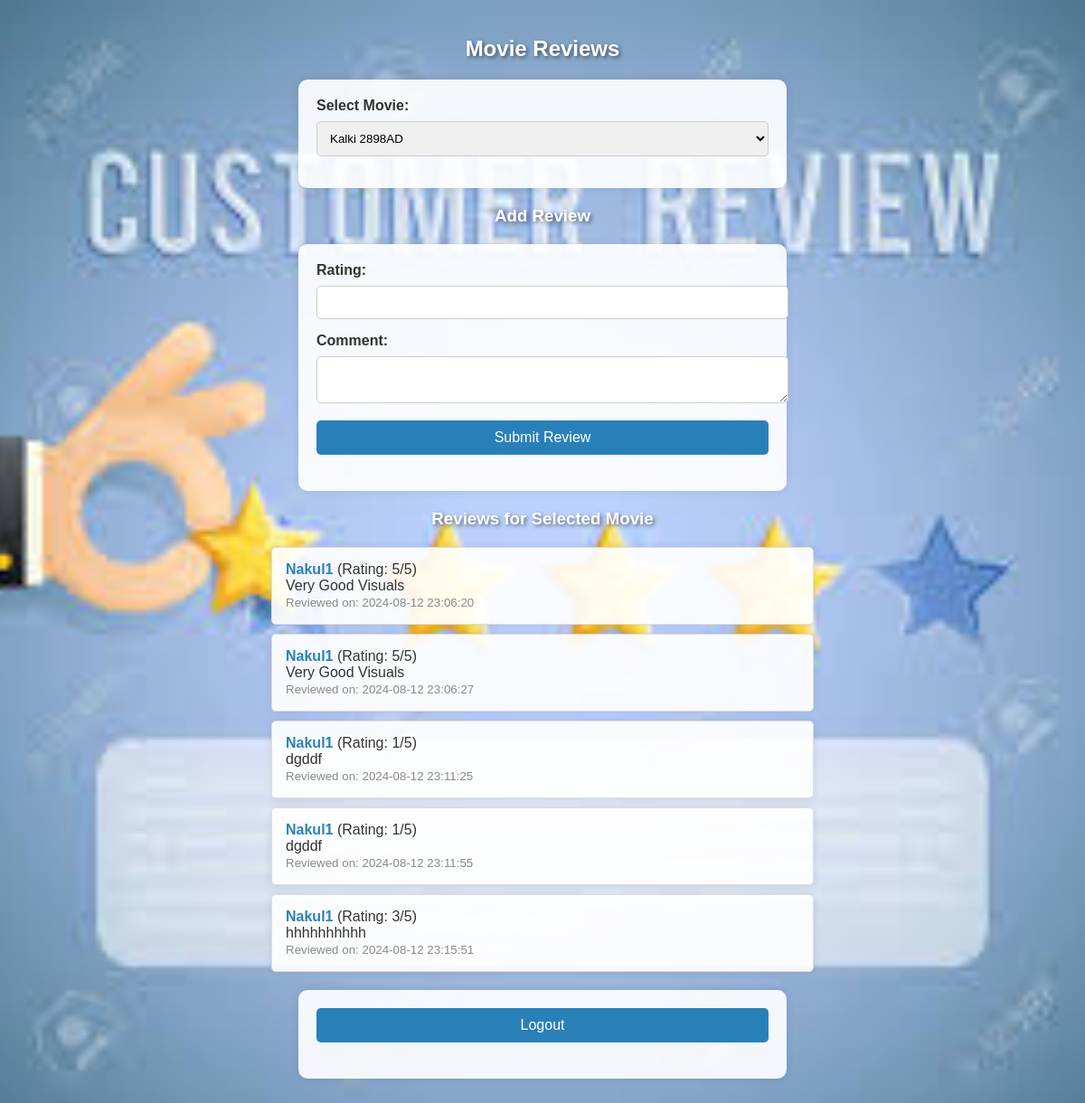
The page /review.php?movie_id=2 (signed in) on the database its author committed.
### tables this page shows
CREATE TABLE `reviews` (
  `review_id` int(11) NOT NULL,
  `user_id` int(11) DEFAULT NULL,
  `movie_id` int(11) DEFAULT NULL,
  `rating` int(11) DEFAULT NULL CHECK (`rating` >= 1 and `rating` <= 5),
  `comment` text DEFAULT NULL,
  `review_date` datetime DEFAULT NULL
);

CREATE TABLE `users` (
  `user_id` int(11) NOT NULL,
  `username` varchar(50) NOT NULL,
  `password` varchar(255) NOT NULL,
  `email` varchar(100) NOT NULL,
  `phone_number` bigint(15) NOT NULL,
  `role` enum('user','admin') DEFAULT 'user'
);

### review.php (the view, shortened to what this page needs)
<?php
include('db.php');
$selected_movie_id = isset($_GET['movie_id']) ? intval($_GET['movie_id']) : 0;
$movies_sql = "SELECT * FROM Movies";
$movies_result = $conn->query($movies_sql);
$reviews_sql = "SELECT Reviews.rating, Reviews.comment, Reviews.review_date, Users.username
                FROM Reviews
                JOIN Users ON Reviews.user_id = Users.user_id
                WHERE Reviews.movie_id=?";
$reviews_stmt = $conn->prepare($reviews_sql);
$reviews_stmt->bind_param("i", $selected_movie_id);
$reviews_stmt->execute();
$reviews_result = $reviews_stmt->get_result();
?>
<!DOCTYPE html>
<html>
<head>
</head>
<body>
<link rel="stylesheet" href="review.css">
    <h2>Movie Reviews</h2>
    <form method="GET" action="review.php">
        <label for="movie_id">Select Movie:</label>
        <select name="movie_id" id="movie_id" onchange="this.form.submit()" required>
            <?php while ($movie = $movies_result->fetch_assoc()) { ?>
                <option value="<?php echo htmlspecialchars($movie['movie_id']); ?>" <?php echo $selected_movie_id == $movie['movie_id'] ? 'selected' : ''; ?>>
                    <?php echo htmlspecialchars($movie['title']); ?>
                </option>
            <?php } ?>
        </select>
    </form>
    <?php if ($selected_movie_id) { ?>
        <h3>Add Review</h3>
        <form method="POST" action="review.php">
            <label for="rating">Rating:</label>
            <input type="number" name="rating" id="rating" min="1" max="5" required><br>
            <label for="comment">Comment:</label>
            <textarea name="comment" id="comment" required></textarea><br>
            <button type="submit">Submit Review</button>
        </form>
        <h3>Reviews for Selected Movie</h3>
        <ul>
            <?php
            if ($reviews_result->num_rows > 0) {
                while ($row = $reviews_result->fetch_assoc()) {
                    echo "<li>";
                    echo "<strong>" . htmlspecialchars($row['username']) . "</strong> (Rating: " . htmlspecialchars($row['rating']) . "/5)<br>";
                    echo htmlspecialchars($row['comment']) . "<br>";
                    echo "<small>Reviewed on: " . htmlspecialchars($row['review_date']) . "</small>";
                    echo "</li>";
                }
            } else {
                echo "<p>No reviews available for this movie.</p>";
            }
            ?>
        </ul>
    <?php } ?>
    <form method="POST" action="logout.php" style="margin-top: 20px;">
        <button type="submit">Logout</button>
    </form>
</body>
</html>

### review.css (style rules this page uses)
body { font-family: Arial, sans-serif; background: url('image5.jpg') no-repeat center center fixed; background-size: cover; margin: 0; padding: 20px; color: #333; }
h2, h3 { color: #fff; text-shadow: 2px 2px 4px rgba(0, 0, 0, 0.5); text-align: center; margin-bottom: 20px; }
form { background-color: rgba(255, 255, 255, 0.9); padding: 20px; border-radius: 10px; max-width: 500px; margin: 20px auto; box-shadow: 0 0 10px rgba(0, 0, 0, 0.1); }
label { display: block; margin-bottom: 8px; font-weight: bold; }
input[type="number"], textarea, select { width: 100%; padding: 10px; margin-bottom: 15px; border: 1px solid #ccc; border-radius: 5px; }
button { background-color: #2980b9; color: white; border: none; padding: 10px 20px; text-align: center; text-decoration: none; display: inline-block; font-size: 16px; cursor: pointer; border-radius: 5px; width: 100%; margin-bottom: 20px; }
ul { list-style-type: none; padding: 0; max-width: 600px; margin: 20px auto; }
ul li { background-color: rgba(255, 255, 255, 0.9); border: 1px solid #ddd; padding: 15px; margin-bottom: 10px; border-radius: 5px; box-shadow: 0 0 10px rgba(0, 0, 0, 0.1); }
ul li strong { font-size: 16px; color: #2980b9; }
ul li small { color: #888; }

### rows shown on the page
reviews: user.username "Nakul1", rating "5", comment "Very Good Visuals", review_date "2024-08-12 23:06:20"
reviews: user.username "Nakul1", rating "5", comment "Very Good Visuals", review_date "2024-08-12 23:06:27"
reviews: user.username "Nakul1", rating "1", comment "dgddf", review_date "2024-08-12 23:11:25"
reviews: user.username "Nakul1", rating "1", comment "dgddf", review_date "2024-08-12 23:11:55"
reviews: user.username "Nakul1", rating "3", comment "hhhhhhhhhh", review_date "2024-08-12 23:15:51"

### other values the page prints
form field movie_id "Kalki 2898AD"
